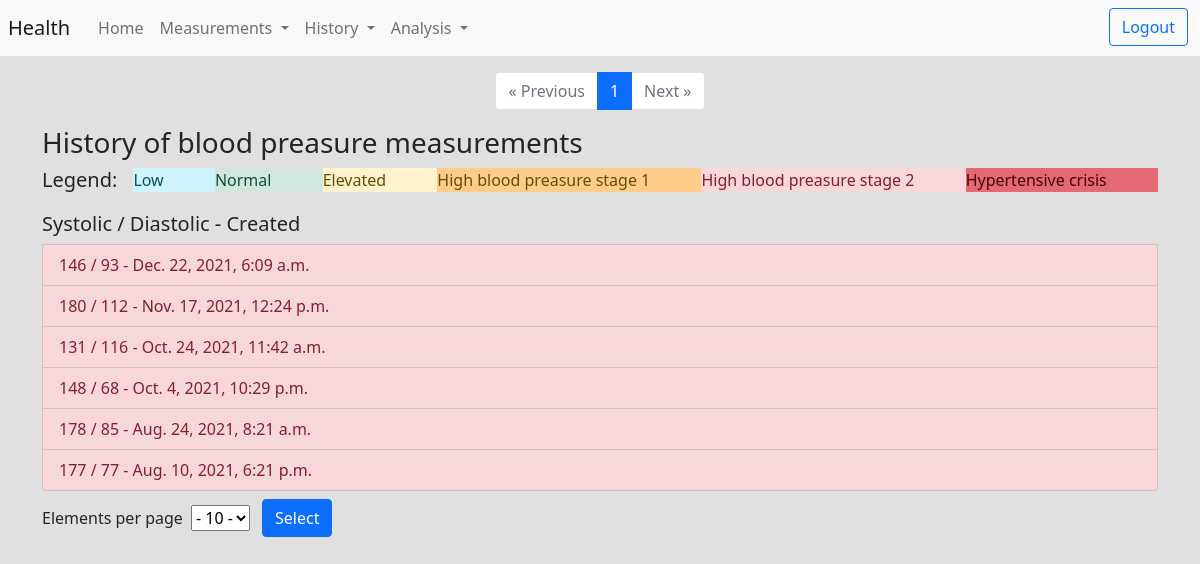
Before: /history/blood_preasure (signed in) with the older database file.
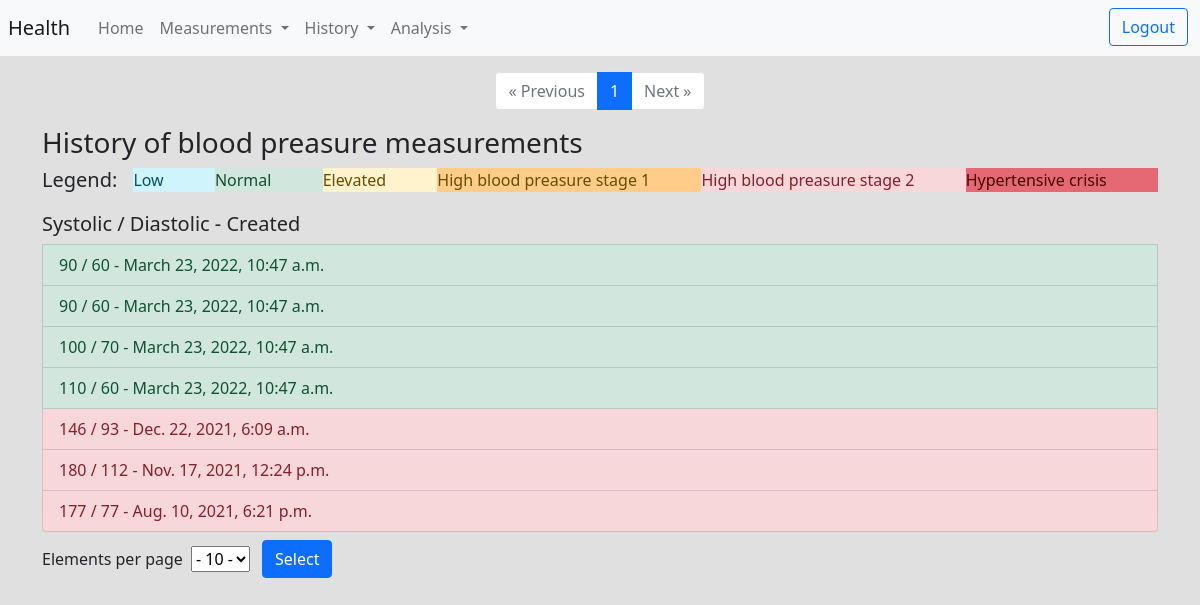
After: the same page with the newer database file.
### measurements/models.py (models this page shows, shortened)
class BloodPreasure(Timestamp):
  user = models.ForeignKey("auth.User", on_delete=models.CASCADE, related_name="blood_preasure")
  systolic_bp = models.IntegerField(blank=False, null=False)
  diastolic_bp = models.IntegerField(blank=False, null=False)
  category = models.PositiveSmallIntegerField(default=BPCategory.NORMAL)
  note = models.TextField(max_length=500, blank=True, null=True)

### history/views.py (the view)
# urls.py: path('blood_preasure', BloodPreasureHistory, name='blood_preasure_history'),
@login_required
def BloodPreasureHistory(request):
  user = request.user
  history = BloodPreasure.objects.filter(user=user).order_by('-created')
  if request.method == 'POST' and request.POST.get('selected'):
      elem_on_page = int(request.POST.get('selected').strip('-'))
  if request.method == 'GET':
    try:
      elem_on_page = int(request.GET.get('elem'))
    except:
      elem_on_page = 10
  paginator = Paginator(history, elem_on_page)
  page_number = request.GET.get('page')
  page_obj = paginator.get_page(page_number)
  return render(request,
                'history/blood.html',
                {'page_obj': page_obj,
                  'elem_on_page': elem_on_page,
                  'category': BPCategory}
                )

### history/templates/history/blood.html (shortened to what this page needs)
{% extends "base_history.html" %}
{% block in_body %}
    <div class="list-group">
      <h3>History of blood preasure measurements</h3>
      <div class="d-flex mb-1">
        <h5 class="me-3 my-0">Legend:</h5>
          <p class="list-group-item-info flex-fill">Low</p>
          <p class="list-group-item-success flex-fill">Normal</p>
          <p class="list-group-item-warning flex-fill">Elevated</p>
          <p class="list-group-item-height-warning flex-fill">High blood preasure stage 1</p>
          <p class="list-group-item-danger flex-fill">High blood preasure stage 2</p>
          <p class="list-group-item-height-danger flex-fill">Hypertensive crisis</p>
      </div>
      <h5>Systolic / Diastolic - Created</h5>
      {% for h in page_obj %}
        {% if h.category == category.CRISIS %}
          <a href="{% url 'history:blood_preasure_details' h.id %}" class="list-group-item list-group-item-height-danger">
        {% elif h.category == category.STAGE_2 %}
          <a href="{% url 'history:blood_preasure_details' h.id %}" class="list-group-item list-group-item-danger">
        {% elif h.category == category.STAGE_1 %}
          <a href="{% url 'history:blood_preasure_details' h.id %}" class="list-group-item list-group-item-height-warning">
        {% elif h.category == category.LOW %}
          <a href="{% url 'history:blood_preasure_details' h.id %}" class="list-group-item list-group-item-info">
        {% elif h.category == category.NORMAL %}
          <a href="{% url 'history:blood_preasure_details' h.id %}" class="list-group-item list-group-item-success">
        {% else %}
          <a href="{% url 'history:blood_preasure_details' h.id %}" class="list-group-item list-group-item-warning">
        {% endif %}
            {{ h.systolic_bp }} / {{ h.diastolic_bp }} - {{ h.created }}
          </a>
      {% endfor %}
    </div>
{% endblock %}

Changed rows visible on the page:
removed BloodPreasure: systolic_bp "131", diastolic_bp "116", created "Oct. 24, 2021, 11:42 a.m."
removed BloodPreasure: systolic_bp "148", diastolic_bp "68", created "Oct. 4, 2021, 10:29 p.m."
removed BloodPreasure: systolic_bp "178", diastolic_bp "85", created "Aug. 24, 2021, 8:21 a.m."
added BloodPreasure: systolic_bp "90", diastolic_bp "60", created "March 23, 2022, 10:47 a.m."
added BloodPreasure: systolic_bp "90", diastolic_bp "60", created "March 23, 2022, 10:47 a.m."
added BloodPreasure: systolic_bp "100", diastolic_bp "70", created "March 23, 2022, 10:47 a.m."
added BloodPreasure: systolic_bp "110", diastolic_bp "60", created "March 23, 2022, 10:47 a.m."
